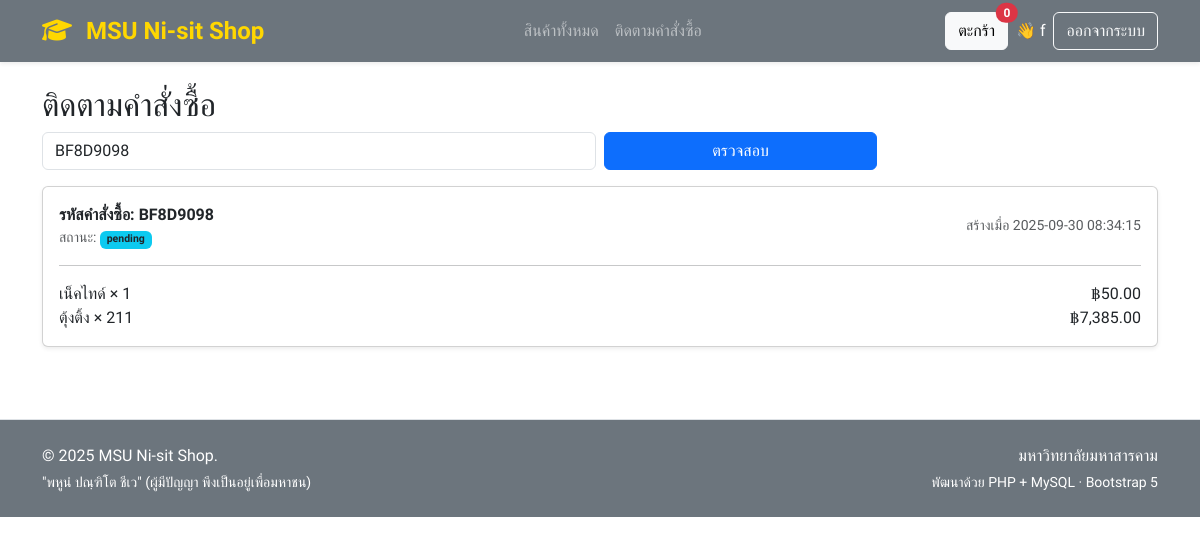
/track.php?code=BF8D9098 (signed in), run on the app's committed database.
### tables this page shows
CREATE TABLE `orders` (
  `id` int(11) NOT NULL,
  `order_code` varchar(12) NOT NULL,
  `user_name` varchar(150) NOT NULL,
  `user_phone` varchar(50) NOT NULL,
  `user_email` varchar(150) DEFAULT NULL,
  `pickup_option` enum('pickup','delivery') NOT NULL DEFAULT 'pickup',
  `pickup_date` date DEFAULT NULL,
  `status` enum('pending','confirmed','preparing','ready_for_pickup','picked_up','cancelled') NOT NULL DEFAULT 'pending',
  `created_at` timestamp NOT NULL DEFAULT current_timestamp(),
  `total_amount` decimal(10,2) NOT NULL DEFAULT 0.00,
  `user_id` int(11) DEFAULT NULL
);

CREATE TABLE `order_items` (
  `id` int(11) NOT NULL,
  `order_id` int(11) NOT NULL,
  `product_id` int(11) NOT NULL,
  `qty` int(11) NOT NULL,
  `unit_price` decimal(10,2) NOT NULL
);

CREATE TABLE `products` (
  `id` int(11) NOT NULL,
  `sku` varchar(50) DEFAULT NULL,
  `name` varchar(150) NOT NULL,
  `description` text DEFAULT NULL,
  `price` decimal(10,2) NOT NULL DEFAULT 0.00,
  `stock` int(11) NOT NULL DEFAULT 0,
  `expected_restock_date` date DEFAULT NULL,
  `image` varchar(255) DEFAULT NULL,
  `is_active` tinyint(1) NOT NULL DEFAULT 1,
  `created_at` timestamp NOT NULL DEFAULT current_timestamp(),
  `updated_at` timestamp NOT NULL DEFAULT current_timestamp() ON UPDATE current_timestamp()
);

### functions.php (called while the page is built, shortened)
<?php
function money($n) { return number_format((float)$n, 2); }

### track.php (the view, shortened to what this page needs)
<?php require_once __DIR__ . '/db.php'; require_once __DIR__ . '/partials/header.php';
$code = trim($_GET['code'] ?? '');
$order = null; $items = [];
if ($code !== '') {
$st = $pdo->prepare('SELECT * FROM orders WHERE order_code = ?');
$st->execute([$code]);
$order = $st->fetch();
if ($order) {
$it = $pdo->prepare('SELECT oi.*, p.name FROM order_items oi JOIN products p ON p.id=oi.product_id WHERE order_id = ?');
$it->execute([$order['id']]);
$items = $it->fetchAll();
}
}
?>
<h2>ติดตามคำสั่งซื้อ</h2>
<form class="row g-2 mb-3" method="get">
<div class="col-md-6">
<input class="form-control" type="text" name="code" placeholder="เช่น ABCD1234" value="<?= htmlspecialchars($code) ?>">
</div>
<div class="col-md-3">
<button class="btn btn-primary w-100">ตรวจสอบ</button>
</div>
</form>
<?php if ($order): ?>
<div class="card card-body shadow-sm">
<div class="d-flex justify-content-between align-items-center">
<div>
<div class="fw-bold">รหัสคำสั่งซื้อ: <?= htmlspecialchars($order['order_code']) ?></div>
<div class="text-muted small">สถานะ: <span class="badge bg-info text-dark"><?= htmlspecialchars($order['status']) ?></span></div>
</div>
<div class="text-end small text-muted">สร้างเมื่อ <?= htmlspecialchars($order['created_at']) ?></div>
</div>
<hr>
<?php foreach ($items as $it): ?>
<div class="d-flex justify-content-between">
<span><?= htmlspecialchars($it['name']) ?> × <?= (int)$it['qty'] ?></span>
<span>฿<?= money($it['unit_price']*$it['qty']) ?></span>
</div>
<?php endforeach; ?>
</div>
<?php endif; ?>
<?php require_once __DIR__ . '/partials/footer.php'; ?>

### data on the page
orders: order_code "BF8D9098", status "pending", created_at "2025-09-30 08:34:15"
order_items: product.name "เน็คไทด์", qty "1", money($it['unit_price']*$it['qty']) "50.00"
order_items: product.name "ตุ้งติ้ง", qty "211", money($it['unit_price']*$it['qty']) "7,385.00"

### other printed values
cart_count() "0"
$_SESSION['user']['name'] "f"
